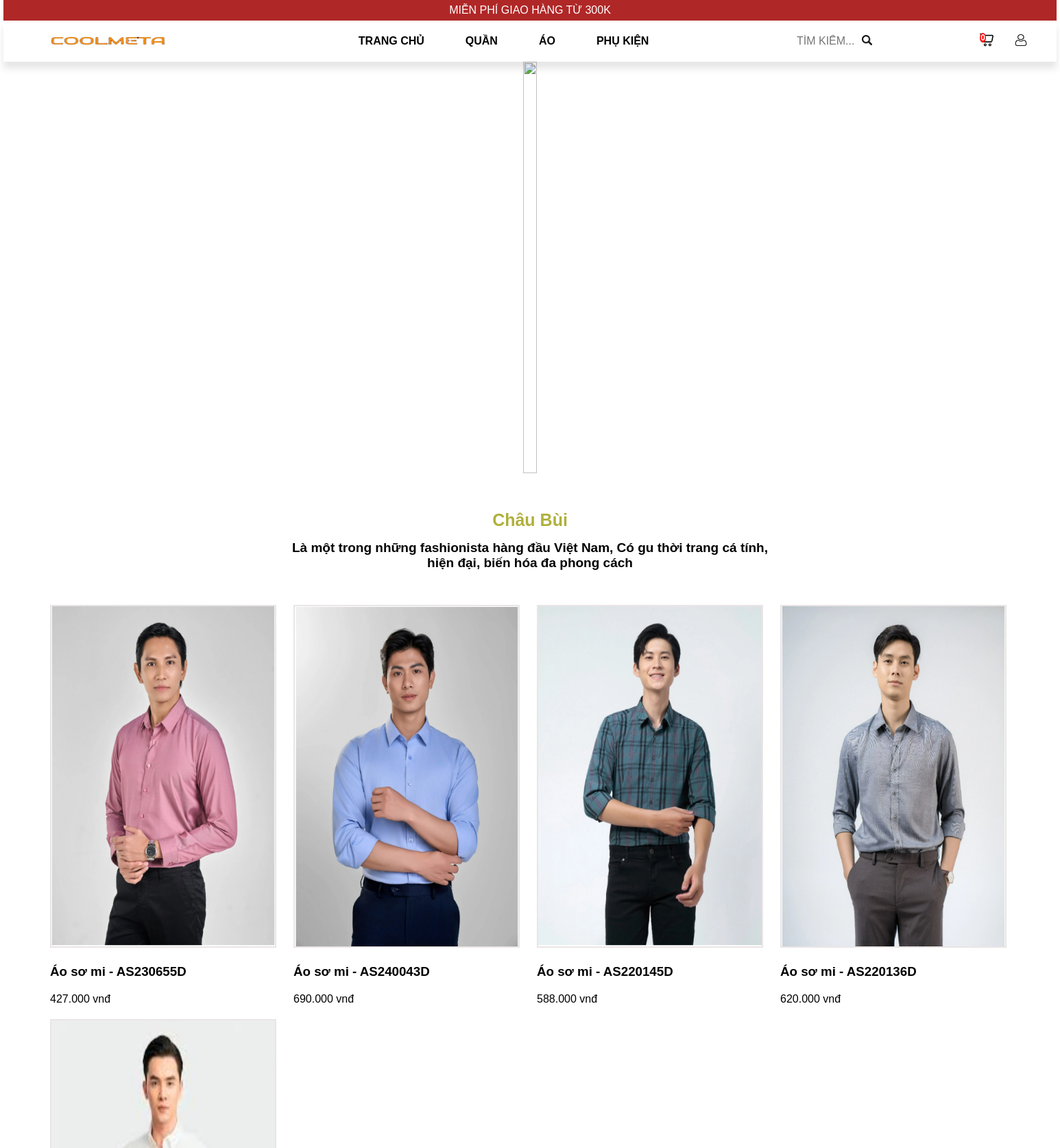
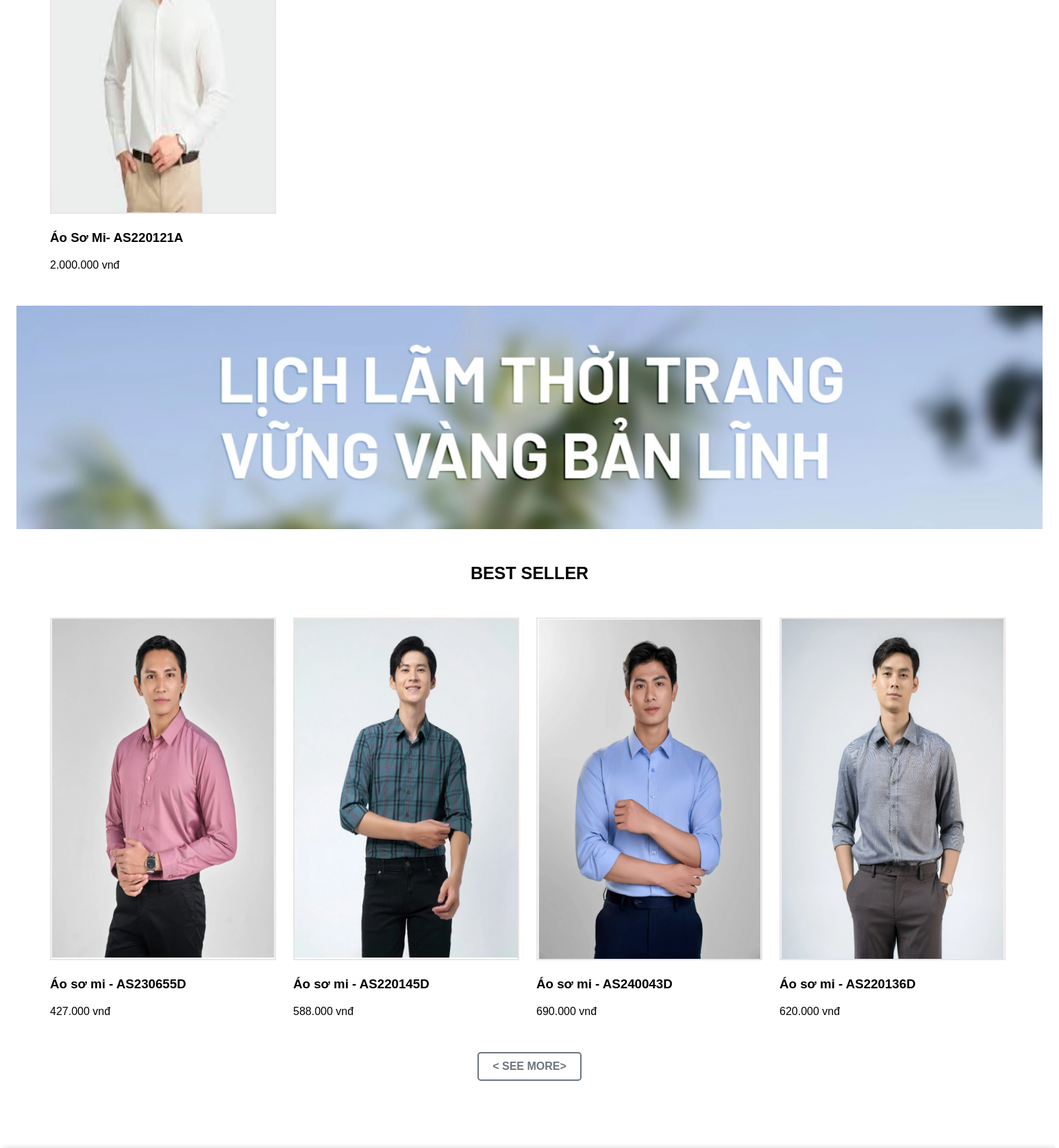
The page / (upper part) on the database its author committed (2 pictures, top to bottom).
### tables this page shows
CREATE TABLE `products` (
  `id` int NOT NULL,
  `name` varchar(255) NOT NULL,
  `image` varchar(255) DEFAULT NULL,
  `price` decimal(25,2) DEFAULT NULL,
  `description` text,
  `content` text,
  `type` varchar(10) NOT NULL,
  `status` enum('active','inactive') DEFAULT 'active',
  `category_id` int NOT NULL,
  `view` int DEFAULT '0',
  `created_at` timestamp NULL DEFAULT CURRENT_TIMESTAMP
);

### app/Database/Functions.php (called while the page is built, shortened)
<?php
function view($path_view, $data=[]){
    extract($data);
    $path_view  = str_replace(".","/", $path_view);
    include_once "app/Views/$path_view.php";
};

### app/Controllers/Client/HomeController.php (called while the page is built, shortened)
<?php
class HomeController {
    public function index(){
        $products = (new Product)->all();
        $topseller = (new Product)->topSell();
        return view('Client.base.main', compact('categories', 'products', 'topseller', 'message'));
    }
}

### Router/Web.php (called while the page is built, shortened)
<?php
$act = $_GET['act'] ?? "";
$id = $_GET['id'] ?? "";
$role = $_GET['role'] ?? null;
if ($role !== 'admin') {
    match ($act) {
        'RegisterForm' => $RegisterController->index(),
        'StorageUser' => $RegisterController->Storage(),
        'LoginForm', 'login', 'loginform' => $LoginController->index(),
        'Login', 'HandleLogin', 'handlelogin' => $LoginController->login(),
        'Products' => $ProductController->index(),
        'Category' => $ProductInCategoryController->index(),
        'Logout' => $LoginController->logout(),
        'Information' => $InformationController->index(),
        'Detail' => $DetailController->index(),
        'AddToCart' => $CartController->addToCart(),
        'Cart' => $CartController->index(),
        'DeleteInCart' => $CartController->delete(),
        'UpdateCart' => $CartController->updateCart(),
        'CheckOutForm', 'checkoutform' => $CheckOutController->index(),
        'CheckOut', 'checkout' => $CheckOutController->checkOut(),
        'ChangeInforForm' => $ChangeInformationController->UpdateForm(),
        'ChangeInformation' => $ChangeInformationController->update($id),
        'Order' => $OrdersController->index(),
        'CancelOrder' => $OrdersController->cancel($id),
        'AddComment' => $CommentController->addComment(),
        default => $HomeController->index()
    };
}
?>

### index.php (called while the page is built, shortened)
<?php
include_once "app/Database/Database.php";
include_once "app/Database/Functions.php";
include_once "app/Models/Product.php";
include_once  "app/Controllers/Client/HomeController.php";
include_once "Router/Web.php";

### app/Database/Database.php (called while the page is built, shortened)
<?php
class Database
{
    private $pdo;
    public function __construct()
    {
        try {
            $this->pdo = new PDO("mysql:host=" . HOST . ";port=" . PORT . ";dbname=" . DBNAME,USERNAME,PASSWORD);
            $this->pdo->setAttribute(PDO::ATTR_ERRMODE, PDO::ERRMODE_EXCEPTION);
        } catch (Exception $error) {
            echo "<h1>Lỗi kết nối CSDL: " . $error->getMessage() . "</h1>";
        }
    }
    public function getConnection()
    {
        return $this->pdo;
    }
    public function __destruct()
    {
        $this->pdo = null;
    }
}

### app/Models/Product.php (called while the page is built, shortened)
<?php
class Product
{
    public $pdo;
    public function __construct()
    {
        $db = new Database();
        $this->pdo = $db->getConnection();
    }
    public function all()
    {
        $sql = "SELECT p.*, c.cate_name
                FROM products p
                JOIN categories c ON p.category_id = c.id";
        $stmt = $this->pdo->prepare($sql);
        $stmt->execute();
        return $stmt->fetchAll(PDO::FETCH_ASSOC);
    }
    public function topSell()
    {
        $sql = "SELECT * FROM products ORDER BY view DESC LIMIT 4";
        $stmt = $this->pdo->prepare($sql);
        $stmt->execute();
        return $stmt->fetchAll(PDO::FETCH_ASSOC);
    }
}

### app/Views/Client/base/main.php (the view, shortened to what this page needs)
<?php include_once VIEW . "Client/base/header.php" ?>
<div class="main">
    <div class="baner">
        <img class="baner-img" src="Assets/images/baner/baner2.png" alt="">
    </div>
    <div class="about-texts">
        <div class="texts">
            <div class="about-text-1">Châu Bùi</div>
            <div class="about-text-2">Là một trong những fashionista hàng đầu Việt Nam, Có gu thời trang cá tính, hiện đại, biến hóa đa phong cách</div>
        </div>
    </div>
    <div class="container">
        <div class="products">
            <?php foreach($products as $values):?>
                <?php if(strtoupper($values['type']) == "ÁO"): ?>
            <div class="product-card">
                <div class="product-image">
                    <img src="<?= $values['image']   ?>" alt="">
                </div>
                <div class="product-name-price">
                    <h3><?= $values['name'] ?></h3>
                    <span><?= number_format($values['price'], 0, ',', '.') ?> vnđ</span>
                </div>
            </div>
            <?php endif; ?>
            <?php endforeach; ?>
        </div>
        <div class="short-baner">
            <img src="images/short-baner/short-baner.png" alt="">
        </div>
        <div class="title-card"><span>BEST SELLER</span></div>
        <div class="products">
        <?php foreach($topseller as $values): ?>
            <div class="product-card">
                <div class="product-image">
                    <img src="<?= $values['image'] ?>" alt="">
                </div>
                <div class="product-name-price">
                    <h3><?= $values['name'] ?></h3>
                    <span><?= number_format($values['price'], 0, ',', '.') ?> vnđ</span>
                </div>
            </div>
            <?php endforeach; ?>
        </div>
        <div class="show-more"><a href="index.php?act=Products"><button class="show-more-btn">< SEE MORE></button></a></div>
    </div>
</div>
<?php include_once VIEW . "Client/base/foot.php" ?>

### Assets/Client/Css/main.css (style rules this page uses)
* { margin: 0;padding: 0;box-sizing: border-box; }
body { font-family: Arial, sans-serif; overflow-x: hidden; }
.main { justify-items: center }
.baner-img { width: 100%; height: 600px; }
.about-texts { display: flex; justify-content: center; align-items: center; }
.texts { margin-top: 50px; margin-bottom: 50px; align-items: center; }
.about-text-1 { font-weight: bold; text-align: center; font-size: 25px; color: rgb(176, 176, 61); }
.about-text-2 { text-align: center; font-weight: bold; max-width: 700px; margin-top: 15px; font-size: 19px; }
.container { width: 1400px ; }
.products { width: 100%; max-width: 100%; }
.product-card { width: 330px; position: relative; }
.products { display: grid; grid-template-columns: 1fr 1fr 1fr 1fr; gap:20px; margin-bottom: 50px; }
.product-image img { width: 330px; height: 500px; border: 2px solid rgb(234, 229, 229); }
.product-name-price { padding-top: 20px; }
.product-name-price h3 { margin-bottom: 20px; }
.short-baner { display: flex; justify-content: center; margin-bottom: 50px; width: 100%; }
.short-baner img { max-width: 107%; }
.title-card { display: flex; align-items: center; justify-content: center; font-weight: bold; font-size: 25px; margin-bottom: 50px; }
.show-more { display: flex; align-items: center; justify-content: center; margin-bottom: 50px; }
.show-more-btn { padding: 10px 20px; font-size: 16px; font-weight: bold; color: #6c757d; background-color: transparent; border: 2px solid #6c757d; border-radius: 5px; cursor: pointer; transition: background-color 0.3s ease, color 0.3s ease; }

### rows shown on the page
products: image (picture), name "Áo sơ mi - AS230655D", price "427.000"
products: image (picture), name "Áo sơ mi - AS240043D", price "690.000"
products: image (picture), name "Áo sơ mi - AS220145D", price "588.000"
products: image (picture), name "Áo sơ mi - AS220136D", price "620.000"
products: image (picture), name "Áo Sơ Mi- AS220121A", price "2.000.000"

### other values the page prints
$_SESSION['totalQuantity'] "0"
